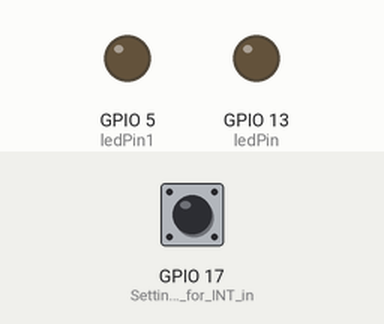
A program run on a simulated ESP32. On the bench: output pins drawn as LEDs (lit = HIGH). Inputs (shaded band) come from the test bench; at power-on: GPIO 17 (Setting_pin_22_for_INT_in) HIGH. No MQTT or app messages arrive unless stated; what the program prints to the serial monitor is not drawn.

Above: at 15.2 s.
15.3 s: GPIO 17 (Setting_pin_22_for_INT_in) pulled LOW for 0.15 s
At 15.37 s:
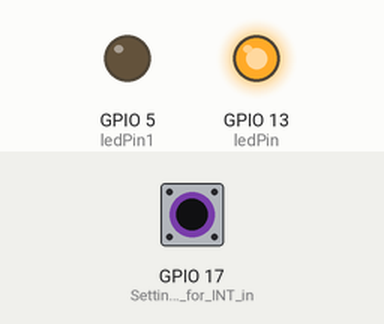
19.9 s: GPIO 17 (Setting_pin_22_for_INT_in) pulled LOW for 3.2 s
At 24.4 s:
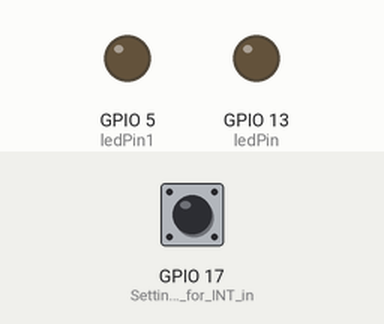
Timing chart, 0 to 25.9 s (numbered marks = the images above; inputs shaded):
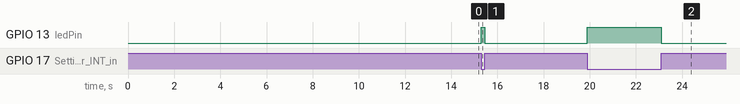

Measured:
- after the input at 15.3 s, GPIO 13 (ledPin): LOW → HIGH at once, → LOW 0.15 s later
- after the input at 19.9 s, GPIO 13 (ledPin): LOW → HIGH at once, → LOW 3.2 s later

The program:

main.cpp
```cpp
//DEFINE CAN BUS
#include <mcp_can.h>
#include <SPI.h>

long unsigned int rxId;
unsigned char len = 0;
unsigned char rxBuf[8];

MCP_CAN CAN0(21);  // Set CS to pin 21


#define CAN_ECU_1            0x01
#define CAN_ECU_2            0x02
#define CAN_ECU_3            0x03
#define CAN_EMBRAGUE         0x101

//ID ECU 1
#define CAN_RPM                    0
#define CAN_RBP                    2
#define CAN_FBP                    3
#define CAN_OIL_PRESSURE           4
#define CAN_LAMBDA                 6

//ID ECU 2
#define CAN_TP                     0
#define CAN_STEERING_WHEEL         1
#define CAN_WSFL                   2
#define CAN_WSFR                   3
#define CAN_WSRL                   4
#define CAN_WSRR                   5
#define CAN_SLIP                   6
#define CAN_BOTTON                 7

//ID ECU 3
#define CAN_BATTERY_VOLTAGE        0
#define CAN_ECT                    1
#define CAN_TEMP_RADIATOR          2
#define CAN_TEMP_COCKPIT           3
#define CAN_IAT                    4
#define CAN_TEMP_OIL               5
#define CAN_LOG_ECU                6
#define CAN_GEAR                   7

/////////////////////////////////////////////////////

//DEFINE JSON PARAMETERS
#define ARDUINOJSON_USE_DOUBLE 0
#define ARDUINOJSON_USE_LONG_LONG 0
#include <ArduinoJson.h>

StaticJsonDocument<384> JSON_OUT;
// String input;

StaticJsonDocument<32> JSON_IN;

////////////////////////////

int rpm = 0;
int rbp = 0;
int fbp = 0;
int oil_pressure=0;
int lambda = 0;

////////////////////////////

int tp=0;
int steering_wheel = 0;
int WSFL = 0;
int WSFR = 0;
int WSRL = 0;
int WSRR = 0;
int slip=0;
int botton = 0;

////////////////////////////

int battery_voltage = 0;
int ect = 0;
int temp_radiator=0;
int temp_cockpit=0;
int iat=0;
int temp_oil=0;
int log_ecu=0;
int gear=0;

char envio[384];

////////////////////////////

int rpmSalida=8000;
bool salidaFlag=0;
bool saliendoFlag=0;
////////////////////////////

// Select your modem:
#define TINY_GSM_MODEM_SIM7600 //


// Set serial for debug console (to the Serial Monitor, default speed 115200)
#define SerialMon Serial

// Set serial for AT commands (to the module)
// In this case we use ESP32 so we have to use Serial1
#define SerialAT Serial1

/* We use ESP32 in this case
// or Software Serial on Uno, Nano
#else
#include <SoftwareSerial.h>
SoftwareSerial SerialAT(2, 3);  // RX, TX
#endif
*/

// See all AT commands, if wanted
 //#define DUMP_AT_COMMANDS

// Define the serial console for debug prints, if needed
#define TINY_GSM_DEBUG SerialMon

//Use this define to choose between GPRS or WIFI:
#define TINY_GSM_USE_GPRS true
#define TINY_GSM_USE_WIFI false

// set GSM PIN, if any
#define GSM_PIN ""

// Your GPRS credentials, if any
const char apn[] = "airtelwap.es"; // APN use https://wiki.apnchanger.org
const char gprsUser[] = "wap@wap";
const char gprsPass[] = "wap125";


// MQTT details
const char* broker = "35.246.136.225";
const char* mqttUsername = "";  // MQTT username
const char* mqttPassword = "";  // MQTT password
const char *root_topic_subscribe = "input";
const char *root_topic_publish = "output";


#include <TinyGsmClient.h>
#include <PubSubClient.h>

//This mode is just to debugg with the modem
#ifdef DUMP_AT_COMMANDS
#include <StreamDebugger.h>
StreamDebugger debugger(SerialAT, SerialMon);
TinyGsm        modem(debugger);
#else
TinyGsm        modem(SerialAT);
#endif

TinyGsmClient client(modem);
PubSubClient  mqtt(client);

#define MODEM_TX             14
#define MODEM_RX             12

char msg[25];

long count=0;// MQTT details

uint32_t lastReconnectAttempt = 0;

const int ledPin = 13;
const int ledPin1 = 5;

void mqttCallback(char* topic, byte* payload, unsigned int len)
{

  SerialMon.print("Message arrived [");
  SerialMon.print(topic);
  SerialMon.print("]: ");
  SerialMon.write(payload, len);
  SerialMon.println();

  // Only proceed if incoming message's topic matches, is just an example
  if (String(topic) == root_topic_subscribe)
  {

    DeserializationError error = deserializeJson(JSON_IN, payload,32);

    if (error)
    {
     Serial.print("deserializeJson() failed: ");
    Serial.println(error.c_str());
    return;
    }

  rpmSalida = JSON_IN["RPM"];

  SerialMon.println(rpmSalida);
  }
}

boolean mqttConnect()
{
  SerialMon.print("Connecting to ");
  SerialMon.print(broker);

  // Connect to MQTT Broker
  //boolean status = mqtt.connect("GsmClientTest");

  // Or, if you want to authenticate MQTT:
  boolean status = mqtt.connect("GsmClientName", "mqtt_user", "mqtt_pass");

  if (status == false)
  {
    SerialMon.println(" fail");
    ESP.restart();
    return false;
  }

  SerialMon.println(" success");
  mqtt.subscribe(root_topic_subscribe);

  return mqtt.connected();

}

#include <Arduino.h>


void setup()
{
  // Set console baud rate
  SerialMon.begin(115200);
  delay(1000);

pinMode (ledPin, OUTPUT);
pinMode (ledPin1, OUTPUT);

  //SETUP CAN BUS////////////////////////////
  if(CAN0.begin(MCP_STDEXT, CAN_500KBPS, MCP_16MHZ) == CAN_OK) Serial.print("MCP2515 Init Okay!!\r\n");
  else Serial.print("MCP2515 Init Failed!!\r\n");
  pinMode(17, INPUT);                       // Setting pin 22 for INT input


  CAN0.init_Mask(0,0,0x07FF0000);                // Init first mask...
  CAN0.init_Filt(0,0,0x00000000);                // Init first filter...
  CAN0.init_Filt(1,0,0x04010000);                // Init second filter...

  CAN0.init_Mask(1,0,0x07FF0000);                // Init second mask...
  CAN0.init_Filt(2,0,0x00010000);                // Init third filter...
  CAN0.init_Filt(3,0,0x00020000);                // Init fourth filter...
  CAN0.init_Filt(4,0,0x00030000);                // Init fifth filter...
  CAN0.init_Filt(5,0,0x01010000);                // Init sixth filter...

  Serial.println("MCP2515 Library Mask & Filter Example...");

  CAN0.setMode(MCP_NORMAL);
  //////////////////////////////////////////


  // !!!!!!!!!!!
  // Set your reset, enable, power pins here
  // !!!!!!!!!!!

  SerialMon.println("Wait...");

  // Set GSM module baud rate, IMPORTANT in the case of usign ESP32 we have to use this function with these specific parameters
  SerialAT.begin(3686400, SERIAL_8N1, MODEM_TX, MODEM_RX);

  delay(6000);

  // Restart takes quite some time
  // To skip it, call init() instead of restart()
  SerialMon.println("Initializing modem...");
  modem.restart();
  // modem.init();

  delay(1000);

  String modemInfo = modem.getModemInfo();
  SerialMon.print("Modem Info: ");
  SerialMon.println(modemInfo);

  uint8_t LTE = 38; // Lo indica el la guia de usuario del SerialAT

  //AÑADIDO POR MI
  modem.setNetworkMode(LTE);

  delay(6000);

  SerialMon.print("Network Mode: ");

  SerialMon.println(modem.getNetworkMode());

//////////////////////////////////////////////////

  // Unlock your SIM card with a PIN if needed
  if (GSM_PIN && modem.getSimStatus() != 3) { modem.simUnlock(GSM_PIN); }

  SerialMon.print("Waiting for network...");
  if (!modem.waitForNetwork())
  {
    SerialMon.println(" fail");
    delay(10000);
    return;
  }
  SerialMon.println(" success");

  if (modem.isNetworkConnected()) { SerialMon.println("Network connected"); }

  // GPRS connection parameters are usually set after network registration
  SerialMon.print(F("Connecting to "));
  SerialMon.print(apn);
  if (!modem.gprsConnect(apn, gprsUser, gprsPass))
  {
    SerialMon.println(" fail");
    delay(10000);
    return;
  }
  else
  {

  SerialMon.println(" success");

  }

  if (modem.isGprsConnected()) { SerialMon.println("GPRS connected"); }

  // MQTT Broker setup
  mqtt.setServer(broker, 1883);
  mqtt.setCallback(mqttCallback);


}

void loop()
{

  if (!mqtt.connected())
  {
    SerialMon.println("=== MQTT NOT CONNECTED ===");
    // Reconnect every 10 seconds
    uint32_t t = millis();
    if (t - lastReconnectAttempt > 10000L)
    {
      lastReconnectAttempt = t;
      if (mqttConnect()) { lastReconnectAttempt = 0; }
    }
    delay(100);
    return;
  }


 if(!digitalRead(17))                    // If pin 17 is low, read receive buffer

 {

    digitalWrite (ledPin, HIGH);	// turn on the LED

    CAN0.readMsgBuf(&rxId, &len, rxBuf); // Read data: len = data length, buf = data byte(s)


    if((unsigned long)rxId==(unsigned long)CAN_ECU_1)

    {

      rpm=((rxBuf[CAN_RPM] << 8 | rxBuf[CAN_RPM+1]));
      rbp=((rxBuf[CAN_RBP]));
      fbp=(rxBuf[CAN_FBP]);
      oil_pressure=((rxBuf[CAN_OIL_PRESSURE] << 8 | rxBuf[CAN_OIL_PRESSURE+1]));
      lambda=((rxBuf[CAN_LAMBDA] << 8 | rxBuf[CAN_LAMBDA+1]));

      if(salidaFlag)
      {
        if(rpm>rpmSalida)
        {
          unsigned char txBuf[8]={1,1,1,1,1,1,1,1};

          CAN0.sendMsgBuf(0x401,0,8,txBuf);

          salidaFlag=0;


          digitalWrite (ledPin1, LOW);	// turn off the LED

        }

      }

    }

    if((unsigned long)rxId==(unsigned long)CAN_ECU_2)
    {

      tp=((rxBuf[CAN_TP]));
      steering_wheel=((rxBuf[CAN_STEERING_WHEEL]));
      WSFL=(rxBuf[CAN_WSFL]);
      WSFR=(rxBuf[CAN_WSFR]);
      WSRL=(rxBuf[CAN_WSRL]);
      WSRR=(rxBuf[CAN_WSRR]);
      slip=((rxBuf[CAN_SLIP]));
      botton=(rxBuf[CAN_BOTTON]);

    }

    if((unsigned long)rxId==(unsigned long)CAN_ECU_3)
    {
        battery_voltage=(rxBuf[CAN_BATTERY_VOLTAGE]);
        ect=rxBuf[CAN_ECT];
        temp_radiator=rxBuf[CAN_TEMP_RADIATOR];
        temp_cockpit=rxBuf[CAN_TEMP_COCKPIT];
        iat=rxBuf[CAN_IAT];
        temp_oil=rxBuf[CAN_TEMP_OIL];
        log_ecu=rxBuf[CAN_LOG_ECU];
        gear=rxBuf[CAN_GEAR];
    }

    if((unsigned long)rxId==(unsigned long)CAN_EMBRAGUE)
    {
      if(((rxBuf[5]&&(0x08))&&(rxBuf[5]&&(0x10))) && saliendoFlag==0)
      {

        salidaFlag=1;

        saliendoFlag=1;

         digitalWrite (ledPin1, HIGH);	// turn off the LED

      }

      if((((rxBuf[5]&&(0x08))&&(rxBuf[5]&&(0x10)))==0) && saliendoFlag==1)
      {

        saliendoFlag=0;

      }
    }


              JSON_OUT["RPM"] = rpm;
              JSON_OUT["Marcha"] = gear;


              JSON_OUT["WSRL"] = WSRL;
              JSON_OUT["WSRR"] = WSRR;
              JSON_OUT["Bomba"] = 0;
              JSON_OUT["Ventilador"] = 0;
              JSON_OUT["Arranque"] = 0;

              JSON_OUT["TP"] = tp;
              JSON_OUT["Temp_Motor"] = ect;
              JSON_OUT["Temp_Aceite"] = temp_oil;
              JSON_OUT["Temp_Agua"] = temp_radiator;
              JSON_OUT["Presion_Aceite"] = oil_pressure;
              JSON_OUT["Bateria"] = battery_voltage;
              JSON_OUT["Log"] = log_ecu;

              JSON_OUT["WSFL"] = WSFL;
              JSON_OUT["WSFR"] = WSFR;

              JSON_OUT["Giro_Volante"] = steering_wheel;


    serializeJson(JSON_OUT, envio);

    mqtt.publish(root_topic_publish,envio);

  mqtt.loop();


}

else
{
    digitalWrite (ledPin, LOW);	// turn off the LED
    mqtt.loop();
}


}
```
